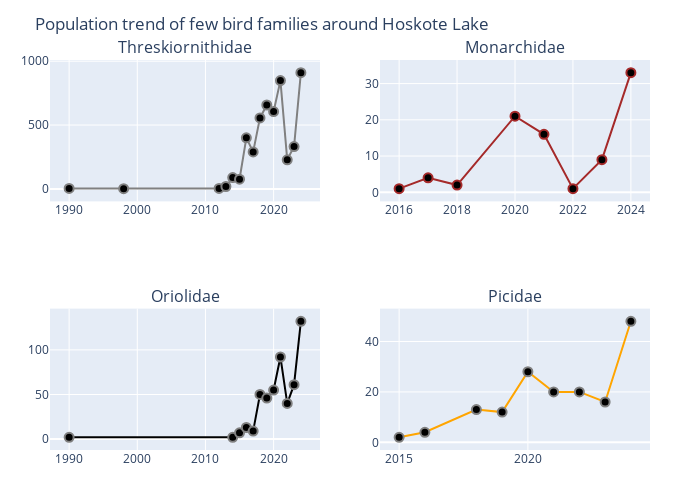

The cell this chart's notebook holds for it:
### Code cell
# Plot the trend of Threskiornithidae, Monarchidae, Oriolidae and Picidae families 

using PlotlyJS

Threskiornithidae_plot() = scatter(
    x=result_Threskiornithidae.OBSERVATION_DATE_YEAR_ONLY,
    y=result_Threskiornithidae.count,
    mode="lines+markers",
    marker=attr(
        size=9,
        color="black",
        symbol="circle",
        line=attr(width=2, color="grey")
    ),
    line=attr(color="grey", width=2)
)

Monarchidae_plot() = scatter(
    x=result_Monarchidae.OBSERVATION_DATE_YEAR_ONLY,
    y=result_Monarchidae.count,
    mode="lines+markers", 
    marker=attr(
        size=9,
        color="black",
        symbol="circle",
        line=attr(width=2, color="lightbrown")
    ),
    line=attr(color="brown", width=2)
)

Oriolidae_plot() = scatter(
    x=result_Oriolidae.OBSERVATION_DATE_YEAR_ONLY,
    y=result_Oriolidae.count,
    mode="lines+markers",  
    marker=attr(
        size=9,
        color="black",
        symbol="circle",
        line=attr(width=2, color="grey")
    ),
    line=attr(color="darkbrown", width=2)
)

Picidae_plot() = scatter(
    x=result_Picidae.OBSERVATION_DATE_YEAR_ONLY,
    y=result_Picidae.count,
    mode="lines+markers",  
    marker=attr(
        size=9,
        color="black",
        symbol="circle",
        line=attr(width=2, color="grey")
    ),
    line=attr(color="orange", width=2)
)

plot_Threskiornithidae = plot(Threskiornithidae_plot(), Layout(title="Threskiornithidae"))
plot_Monarchidae = plot(Monarchidae_plot(), Layout(title="Monarchidae"))
plot_Oriolidae = plot(Oriolidae_plot(), Layout(title="Oriolidae"))
plot_Picidae = plot(Picidae_plot(), Layout(title="Picidae"))

plot_family6 = [plot_Threskiornithidae plot_Monarchidae ; plot_Oriolidae plot_Picidae]

relayout!(plot_family6, 
    height = 500,
    width = 700,
    title="Population trend of few bird families around Hoskote Lake",
    showlegend = false,   
    )

plot_family6

### Figure 1 — Plotly figure (JSON) as saved in the notebook; plotly's stock layout.template omitted (floating-point values rounded to 4 significant figures)
{"data": [{"line": {"color": "grey", "width": 2}, "marker": {"color": "black", "line": {"color": "grey", "width": 2}, "size": 9, "symbol": "circle"}, "mode": "lines+markers", "type": "scatter", "x": [1990, 1998, 2012, 2013, 2014, 2015, 2016, 2017, 2018, 2019, 2020, 2021, 2022, 2023, 2024], "xaxis": "x1", "y": [4, 2, 4, 19, 89, 76, 400, 290, 556, 657, 606, 848, 228, 332, 910], "yaxis": "y1"}, {"line": {"color": "brown", "width": 2}, "marker": {"color": "black", "line": {"color": "lightbrown", "width": 2}, "size": 9, "symbol": "circle"}, "mode": "lines+markers", "type": "scatter", "x": [2016, 2017, 2018, 2020, 2021, 2022, 2023, 2024], "xaxis": "x2", "y": [1, 4, 2, 21, 16, 1, 9, 33], "yaxis": "y2"}, {"line": {"color": "darkbrown", "width": 2}, "marker": {"color": "black", "line": {"color": "grey", "width": 2}, "size": 9, "symbol": "circle"}, "mode": "lines+markers", "type": "scatter", "x": [1990, 2014, 2015, 2016, 2017, 2018, 2019, 2020, 2021, 2022, 2023, 2024], "xaxis": "x3", "y": [2, 2, 7, 13, 9, 50, 46, 55, 92, 40, 61, 132], "yaxis": "y3"}, {"line": {"color": "orange", "width": 2}, "marker": {"color": "black", "line": {"color": "grey", "width": 2}, "size": 9, "symbol": "circle"}, "mode": "lines+markers", "type": "scatter", "x": [2015, 2016, 2018, 2019, 2020, 2021, 2022, 2023, 2024], "xaxis": "x4", "y": [2, 4, 13, 12, 28, 20, 20, 16, 48], "yaxis": "y4"}], "layout": {"annotations": [{"font": {"size": 16}, "showarrow": false, "text": "Threskiornithidae", "x": 0.225, "xanchor": "center", "xref": "paper", "y": 1, "yanchor": "bottom", "yref": "paper"}, {"font": {"size": 16}, "showarrow": false, "text": "Monarchidae", "x": 0.775, "xanchor": "center", "xref": "paper", "y": 1, "yanchor": "bottom", "yref": "paper"}, {"font": {"size": 16}, "showarrow": false, "text": "Oriolidae", "x": 0.225, "xanchor": "center", "xref": "paper", "y": 0.3625, "yanchor": "bottom", "yref": "paper"}, {"font": {"size": 16}, "showarrow": false, "text": "Picidae", "x": 0.775, "xanchor": "center", "xref": "paper", "y": 0.3625, "yanchor": "bottom", "yref": "paper"}], "height": 500, "margin": {"b": 50, "l": 50, "r": 50, "t": 60}, "showlegend": false, "title": "Population trend of few bird families around Hoskote Lake", "width": 700, "xaxis1": {"anchor": "y1", "domain": [0, 0.45]}, "xaxis2": {"anchor": "y2", "domain": [0.55, 1]}, "xaxis3": {"anchor": "y3", "domain": [0, 0.45]}, "xaxis4": {"anchor": "y4", "domain": [0.55, 1]}, "yaxis1": {"anchor": "x1", "domain": [0.6375, 1]}, "yaxis2": {"anchor": "x2", "domain": [0.6375, 1]}, "yaxis3": {"anchor": "x3", "domain": [5.551e-17, 0.3625]}, "yaxis4": {"anchor": "x4", "domain": [5.551e-17, 0.3625]}}}
